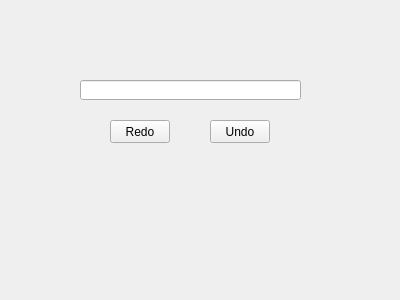
<?xml version="1.0" encoding="UTF-8"?>
<ui version="4.0">
 <class>Form</class>
 <widget class="QWidget" name="Form">
  <property name="geometry">
   <rect>
    <x>0</x>
    <y>0</y>
    <width>400</width>
    <height>300</height>
   </rect>
  </property>
  <property name="windowTitle">
   <string>Form</string>
  </property>
  <widget class="QLineEdit" name="lineEdit">
   <property name="geometry">
    <rect>
     <x>80</x>
     <y>80</y>
     <width>221</width>
     <height>20</height>
    </rect>
   </property>
  </widget>
  <widget class="QPushButton" name="pushButton">
   <property name="geometry">
    <rect>
     <x>110</x>
     <y>120</y>
     <width>60</width>
     <height>23</height>
    </rect>
   </property>
   <property name="text">
    <string>Redo</string>
   </property>
  </widget>
  <widget class="QPushButton" name="pushButton_2">
   <property name="geometry">
    <rect>
     <x>210</x>
     <y>120</y>
     <width>60</width>
     <height>23</height>
    </rect>
   </property>
   <property name="text">
    <string>Undo</string>
   </property>
  </widget>
 </widget>
 <resources/>
 <connections/>
</ui>
